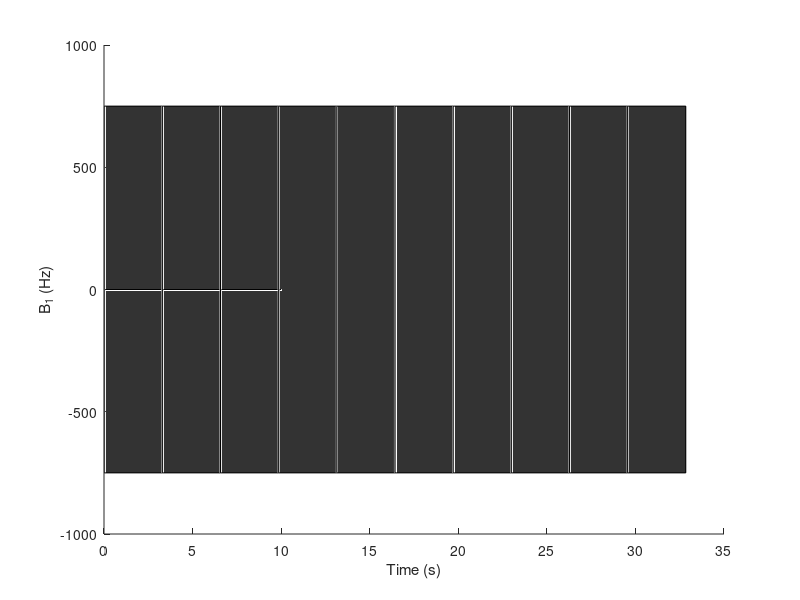

Source code (MATLAB): (Note: this script raises an error after producing the figure.)
close all;
clear all;

addpath('../../function/');
addpath('../../lib_EPGX/')
addpath('../../EPGX-src/')
addpath('../../BlochSimDemo/');
addpath('../../M219/');

%% T1 mapping MOLLI
lSegment = 192;
TR = 17.1;
TI_array = 10.5 + TR * lSegment * ((1:10) - 1);
figure();
b1 = 750;
PhaseEnc = 192;
num_rampup = 0;

HR = 80;
window = round(60*1000 / HR);
RAMP_DOWN = 0;
acq_win = TR*(PhaseEnc+num_rampup+RAMP_DOWN);


line([0,10],[0,0],'Color', 'black')
hold on;

% 3 bSSFP readout
for i = 1:length(TI_array)
    trigger = TI_array(i);
    plot([trigger trigger]/1000, [-b1 b1], 'LineWidth', 1.5, 'Color', [0.8 0.8 0.8])
    rectangle('Position', [trigger/1000 -b1 acq_win/1000 b1*2], 'FaceColor',[0.2 0.2 0.2])
end

xlabel('Time (s)')
ylabel('B_1 (Hz)')

%% Fig. 2
TI_array = 10.5 + TR * lSegment * ((1:10) - 1);
num_rampup = 0;
% npulse = 58 + num_rampup; % Single-shot 
% A final half-alpha 'restore pulse' to return the magnetization into Mz
t_delay = TI_array(1); % TI = 650 ms
flip = 180; % prep flip angle = 180 degree
alpha = 35;
T1 = 1000;
T2 = 45;
df = 0; %Hz


prep = struct;
prep.flip = d2r(flip);
prep.t_delay = t_delay;
M0 = [0 0 1]';
TD = trigger; % ms

RAMP_DOWN = 0;
npulse = 192 + num_rampup + RAMP_DOWN;

%%% User inputs for adiabatic pulse:
adiabatic.mu = 5;   % Phase modulation parameter [dimensionless]
adiabatic.beta1 = 750;   % Frequency modulation parameter [rad/s]
% adiabatic.pulseWidth = 10*2;   % For temporal resolution 0.1ms
adiabatic.pulseWidth = 10.24*2;  % RF pulse duration [ms] % According to siemens 3T
adiabatic.A0 = 0.12;
%% Main Body (8 echo)
figure('Position', [100 100 1600 1000]);
T1_array = [400, 500, 600, 700];

for ttt = 1:length(T1_array)
    T1 = T1_array(ttt);
    TI_array = 10.5 + TR * lSegment * ((1:5) - 1);
    flip1 = pi/2;
    flip2 = pi;
    M01 = [0 0 cos(flip1)];
    Mz01 = M01(3);
    M02 = [0 0 cos(flip2)];
    Mz02 = M02(3);
    df = 0;
    N_ti = 5;
    
    % T2 = 45;
    N = 192;
    %M = zeros(3,N);
    %phi = ([1:N]/N-0.5 ) * 4*pi;
    %phi = zeros(1,N);
    TR = 17.1;
    %TE = TR/2;
    alpha = 5 / 180 * pi;
    dt = TR;
    E1 = exp(-dt / T1);
    
    E10 = exp(-TI_array(1)/T1);
    
    
    Mz_recov_array1 = zeros(1, N);
    Mz_mgre_array1 = zeros(1, N);
    
    Mz1_recov1 = 1 - E10 + Mz01*E10;
    Mz1_mgre1 = 1 - E10 + Mz01*E10;
    
    Mz_recov_total1 = zeros(1, N*N_ti);
    Mz_mgre_total1 = zeros(1, N*N_ti);
    
    
    Mz_recov_array2 = zeros(1, N);
    Mz_mgre_array2 = zeros(1, N);
    
    Mz1_recov2 = 1 - E10 + Mz02*E10;
    Mz1_mgre2 = 1 - E10 + Mz02*E10;
    
    Mz_recov_total2 = zeros(1, N*N_ti);
    Mz_mgre_total2 = zeros(1, N*N_ti);
    for tt = 1:N_ti
        for i = 1:N
            if i == 1
                Mz_recov_array1(i) = Mz1_recov1;
            else
                Mz_recov_array1(i) = 1 - E1 + Mz_recov_array1(i-1) * E1;
            end
        end
        Mz1_recov1 = cos(flip1)*Mz_recov_array1(end);
        Mz_recov_total1((1+(tt-1)*N):(N+(tt-1)*N)) = Mz_recov_array1;
        
        for i = 1:N
            if i == 1
                Mz_mgre_array1(i) = Mz1_mgre1;
            else
                Mz_mgre_array1(i) = 1 - E1 + Mz_mgre_array1(i-1) * cos(alpha) * E1;
            end
        end
        Mz1_mgre1 = cos(flip1)*Mz_mgre_array1(end);
        Mz_mgre_total1((1+(tt-1)*N):(N+(tt-1)*N)) = Mz_mgre_array1;
        
        
        for i = 1:N
            if i == 1
                Mz_recov_array2(i) = Mz1_recov2;
            else
                Mz_recov_array2(i) = 1 - E1 + Mz_recov_array2(i-1) * E1;
            end
        end
        Mz1_recov2 = cos(flip2)*Mz_recov_array2(end);
        Mz_recov_total2((1+(tt-1)*N):(N+(tt-1)*N)) = Mz_recov_array2;
        
        for i = 1:N
            if i == 1
                Mz_mgre_array2(i) = Mz1_mgre2;
            else
                Mz_mgre_array2(i) = 1 - E1 + Mz_mgre_array2(i-1) * cos(alpha) * E1;
            end
        end
        Mz1_mgre2 = cos(flip2)*Mz_mgre_array2(end);
        Mz_mgre_total2((1+(tt-1)*N):(N+(tt-1)*N)) = Mz_mgre_array2;
    end
%     
%     t = (1:N* N_ti) * TR;
%     figure();
%     plot(t/1000, Mz_mgre_total1,'LineWidth', 2);
%     hold on;
%     plot(t/1000, Mz_mgre_total2, 'LineWidth', 2);
%     legend({'SR', 'IR'}, 'Location', 'SouthEast');
%     grid on;
%     ylabel('M_z'); xlabel('Time (s)');
    
    %
    N = 96;
    N_ti = 10;
    M03 = [0 0 cos(flip1)];
    Mz03 = M03(3);
    Mz_recov_array3 = zeros(1, N);
    Mz_mgre_array3 = zeros(1, N);
    
    Mz1_recov3 = 1 - E10 + Mz03*E10;
    Mz1_mgre3 = 1 - E10 + Mz03*E10;
    
    Mz_recov_total3 = zeros(1, N*N_ti);
    Mz_mgre_total3 = zeros(1, N*N_ti);
    for tt = 1:N_ti
        
        for i = 1:N
            if i == 1
                Mz_recov_array3(i) = Mz1_recov3;
            else
                Mz_recov_array3(i) = 1 - E1 + Mz_recov_array3(i-1) * E1;
            end
        end
        Mz1_recov3 = cos(flip1)*Mz_recov_array3(end);
        Mz_recov_total3((1+(tt-1)*N):(N+(tt-1)*N)) = Mz_recov_array3;
        
        for i = 1:N
            if i == 1
                Mz_mgre_array3(i) = Mz1_mgre3;
            else
                Mz_mgre_array3(i) = 1 - E1 + Mz_mgre_array3(i-1) * cos(alpha) * E1;
            end
        end
        Mz1_mgre3 = cos(flip1)*Mz_mgre_array3(end);
        Mz_mgre_total3((1+(tt-1)*N):(N+(tt-1)*N)) = Mz_mgre_array3;
    end
    
    t = (1:N* N_ti) * TR;
    subplot(2,2,ttt);
    plot(t/1000, Mz_mgre_total1,'LineWidth', 3);
    hold on;
    plot(t/1000, Mz_mgre_total2, 'LineWidth', 2);
    plot(t/1000, Mz_mgre_total3, 'LineWidth', 1.5);
    legend({'SR 1-shot', 'IR', 'SR 2-shot'}, 'Location', 'SouthEast');
    grid on;
    ylabel('M_z'); xlabel('Time (s)');
    title(['T1 = ', num2str(T1), ' ms']);
end

%% Main Body 2 (6 echo)
figure('Position', [100 100 1600 1000]);
T1_array = [400, 500, 600, 700];
for ttt = 1:length(T1_array)
    T1 = T1_array(ttt);
    TI_array = 10.5 + TR * lSegment * ((1:5) - 1);
    flip1 = pi/2;
    flip2 = pi;
    M01 = [0 0 cos(flip1)];
    Mz01 = M01(3);
    M02 = [0 0 cos(flip2)];
    Mz02 = M02(3);
    df = 0;
    
    % T2 = 45;
    N = 192;
    %M = zeros(3,N);
    %phi = ([1:N]/N-0.5 ) * 4*pi;
    %phi = zeros(1,N);
    TR = 11.3;
    %TE = TR/2;
    alpha = 5 / 180 * pi;
    dt = TR;
    E1 = exp(-dt / T1);
    E10 = exp(-TI_array(1)/T1);
    N_ti = length(TI_array);
    
    Mz_recov_array1 = zeros(1, N);
    Mz_mgre_array1 = zeros(1, N);
    
    Mz1_recov1 = 1 - E10 + Mz01*E10;
    Mz1_mgre1 = 1 - E10 + Mz01*E10;
    
    Mz_recov_total1 = zeros(1, N*N_ti);
    Mz_mgre_total1 = zeros(1, N*N_ti);
    
    
    Mz_recov_array2 = zeros(1, N);
    Mz_mgre_array2 = zeros(1, N);
    
    Mz1_recov2 = 1 - E10 + Mz02*E10;
    Mz1_mgre2 = 1 - E10 + Mz02*E10;
    
    Mz_recov_total2 = zeros(1, N*N_ti);
    Mz_mgre_total2 = zeros(1, N*N_ti);
    for tt = 1:N_ti
        
        for i = 1:N
            if i == 1
                Mz_recov_array1(i) = Mz1_recov1;
            else
                Mz_recov_array1(i) = 1 - E1 + Mz_recov_array1(i-1) * E1;
            end
        end
        Mz1_recov1 = cos(flip1)*Mz_recov_array1(end);
        Mz_recov_total1((1+(tt-1)*N):(N+(tt-1)*N)) = Mz_recov_array1;
        
        for i = 1:N
            if i == 1
                Mz_mgre_array1(i) = Mz1_mgre1;
            else
                Mz_mgre_array1(i) = 1 - E1 + Mz_mgre_array1(i-1) * cos(alpha) * E1;
            end
        end
        Mz1_mgre1 = cos(flip1)*Mz_mgre_array1(end);
        Mz_mgre_total1((1+(tt-1)*N):(N+(tt-1)*N)) = Mz_mgre_array1;
        
        
        for i = 1:N
            if i == 1
                Mz_recov_array2(i) = Mz1_recov2;
            else
                Mz_recov_array2(i) = 1 - E1 + Mz_recov_array2(i-1) * E1;
            end
        end
        Mz1_recov2 = cos(flip2)*Mz_recov_array2(end);
        Mz_recov_total2((1+(tt-1)*N):(N+(tt-1)*N)) = Mz_recov_array2;
        
        for i = 1:N
            if i == 1
                Mz_mgre_array2(i) = Mz1_mgre2;
            else
                Mz_mgre_array2(i) = 1 - E1 + Mz_mgre_array2(i-1) * cos(alpha) * E1;
            end
        end
        Mz1_mgre2 = cos(flip2)*Mz_mgre_array2(end);
        Mz_mgre_total2((1+(tt-1)*N):(N+(tt-1)*N)) = Mz_mgre_array2;
    end
%     
%     t = (1:N* N_ti) * TR;
%     figure();
%     plot(t/1000, Mz_mgre_total1,'LineWidth', 2);
%     hold on;
%     plot(t/1000, Mz_mgre_total2, 'LineWidth', 2);
%     legend({'SR', 'IR'}, 'Location', 'SouthEast');
%     grid on;
%     ylabel('M_z'); xlabel('Time (s)');
    
    %
    N = 96;
    N_ti = 10;
    M03 = [0 0 cos(flip1)];
    Mz03 = M03(3);
    Mz_recov_array3 = zeros(1, N);
    Mz_mgre_array3 = zeros(1, N);
    
    Mz1_recov3 = 1 - E10 + Mz03*E10;
    Mz1_mgre3 = 1 - E10 + Mz03*E10;
    
    Mz_recov_total3 = zeros(1, N*N_ti);
    Mz_mgre_total3 = zeros(1, N*N_ti);
    for tt = 1:N_ti
        
        for i = 1:N
            if i == 1
                Mz_recov_array3(i) = Mz1_recov3;
            else
                Mz_recov_array3(i) = 1 - E1 + Mz_recov_array3(i-1) * E1;
            end
        end
        Mz1_recov3 = cos(flip1)*Mz_recov_array3(end);
        Mz_recov_total3((1+(tt-1)*N):(N+(tt-1)*N)) = Mz_recov_array3;
        
        for i = 1:N
            if i == 1
                Mz_mgre_array3(i) = Mz1_mgre3;
            else
                Mz_mgre_array3(i) = 1 - E1 + Mz_mgre_array3(i-1) * cos(alpha) * E1;
            end
        end
        Mz1_mgre3 = cos(flip1)*Mz_mgre_array3(end);
        Mz_mgre_total3((1+(tt-1)*N):(N+(tt-1)*N)) = Mz_mgre_array3;
    end
    
    t = (1:N* N_ti) * TR;
    subplot(2,2,ttt);
    plot(t/1000, Mz_mgre_total1,'LineWidth', 3);
    hold on;
    plot(t/1000, Mz_mgre_total2, 'LineWidth', 2);
    plot(t/1000, Mz_mgre_total3, 'LineWidth', 1.5);
    legend({'SR 1-shot', 'IR', 'SR 2-shot'}, 'Location', 'SouthEast');
    grid on;
    ylabel('M_z'); xlabel('Time (s)');
    title(['T1 = ', num2str(T1), ' ms']);
end

%% A more precise simulation
df = 0;
N_ti = 5;
N = 192;
T1_array = 300:10:800;

flip_prep_array = [pi/2, pi];
Nshot_array = [1, 2];
TI_array = [10:10:1000];
TR = 17.1;
alpha = 5 / 180 * pi;
dt = 0.1;
T2 = 45;
clear Mz_recov_TE_dict;

for tff = 1:length(flip_prep_array)
    flip_prep = flip_prep_array(tff);
    for tnn = 1:length(Nshot_array)
        Nshot = Nshot_array(tnn);
        for t11 = 1:length(T1_array)
            T1 = T1_array(t11);
            for tii = 1:length(TI_array)
                TI = TI_array(tii);
                disp(['T1: ', num2str(T1), ' ms']);
                disp(['TI: ', num2str(TI), ' ms']);
                %tic;
                total_time = (TI*Nshot + TR * N) * N_ti;
                t = [dt:dt:total_time];
                
                Nstep_TI = TI / dt;
                Nstep_mgre = TR * N / dt / Nshot;
                E1 = exp(-dt / T1);
                E2 = exp(-dt / T2);
                Mz_recov_array = [];
                Mxy_recov_array = [];
                M0 = [0 0 cos(flip_prep)];
                Mz0 = M0(3);
                Mxy0 = M0(1);
                Nprep = 5;
                for p = 1:Nprep
                    for s = 1:Nshot
                        Mz_TI_recov_array = zeros(1, Nstep_TI);
                        Mxy_TI_recov_array = zeros(1, Nstep_TI);
                        for i = 1:Nstep_TI
                            if i == 1
                                Mz_TI_recov_array(i) = Mz0;
                                Mxy_TI_recov_array(i) = Mxy0;
                            else
                                Mz_TI_recov_array(i) = 1 - E1 + Mz_TI_recov_array(i-1) * E1;
                                Mxy_TI_recov_array(i) = Mxy_TI_recov_array(i-1)*E2;
                            end
                        end
                        
                        Mz1 = Mz_TI_recov_array(end);
                        Mxy1 = Mxy_TI_recov_array(end);
                        Mz_mgre_recov_array = zeros(1, Nstep_mgre);
                        Mxy_mgre_recov_array = zeros(1, Nstep_mgre);
                        Nstep_TR = TR/dt;
                        for i = 1:Nstep_mgre
                            
                            if mod(i-1, Nstep_TR) == 0
                                if i == 1
                                    Mz_mgre_recov_array(i) = 1 - E1 + Mz1 * cos(alpha) * E1;
                                    Mxy_mgre_recov_array(i) = Mz1 * sin(alpha) * E2;
                                else
                                    Mz_mgre_recov_array(i) = 1 - E1 + Mz_mgre_recov_array(i-1) * cos(alpha) * E1;
                                    Mxy_mgre_recov_array(i) = Mz_mgre_recov_array(i-1) * sin(alpha) * E2;
                                end
                            else
                                Mz_mgre_recov_array(i) = 1 - E1 + Mz_mgre_recov_array(i-1) * E1;
                                Mxy_mgre_recov_array(i) = Mxy_mgre_recov_array(i-1) * E2;
                            end
                        end
                        Mz0 = cos(flip_prep)*Mz_mgre_recov_array(end);
                        Mxy0 = cos(flip_prep)*Mxy_mgre_recov_array(end);
                        Mz_recov_array = [Mz_recov_array, Mz_TI_recov_array, Mz_mgre_recov_array];
                        Mxy_recov_array = [Mxy_recov_array, Mxy_TI_recov_array, Mxy_mgre_recov_array];
                    end
                end
                TE_array = [1.4, 3.4, 5.4, 7.4, 9.4, 11.4, 13.4, 15.4];
                Nstep_TE_array = round(TE_array / dt);
                Nstep_TR = round(TR/dt);
                Nstep_TE_indices = [];
                for i = 1:Nprep
                    for k = 1:Nshot
                        for j = 1:(N/Nshot)
                            Nstep_TE_indices = [Nstep_TE_indices, (Nshot*(i-1)+k-1)*(N/Nshot)*Nstep_TR + (Nshot*(i-1)+k)*Nstep_TI + (j-1)*Nstep_TR + Nstep_TE_array];
                        end
                    end
                end
                %toc;
                Mz_recov_TE = Mz_recov_array(Nstep_TE_indices);
                Mz_recov_TE_dict(:,:,tii,t11,tnn,tff) = Mz_recov_TE;
            end
        end
    end
end
%%
figure(); plot(Mz_recov_array, 'LineWidth', 1.5); hold on;
for i = 1:Nshot*Nprep
    x = i*Nstep_TI + (i-1) * Nstep_mgre;
    plot([x x], [-1 1], 'k', 'LineWidth', 0.5);
    x_init = (i-1)*Nstep_TI + (i-1) * Nstep_mgre;
    plot([x_init x_init], [-1 1], 'k', 'LineWidth', 0.5);
end

figure(); plot(Mxy_recov_array, 'LineWidth', 1.5);
%% TE dict generation (Not necessary)
TE_array = [1.4, 3.4, 5.4, 7.4, 9.4, 11.4, 13.4, 15.4];
Nstep_TE_array = round(TE_array / dt);
Nstep_TR = round(TR/dt);
clear Nstep_TE_indices_dict;
for tff = 1:length(flip_prep_array)
    flip_prep = flip_prep_array(tff);
    for tnn = 1:length(Nshot_array)
        Nshot = Nshot_array(tnn);
        for tii = 1:length(TI_array)
            TI = TI_array(tii);
            Nstep_TI = round(TI/dt);
            Nstep_TE_indices = [];
            for i = 1:Nprep
                for k = 1:Nshot
                    for j = 1:(N/Nshot)
                        Nstep_TE_indices = [Nstep_TE_indices, (Nshot*(i-1)+k-1)*(N/Nshot)*Nstep_TR + (Nshot*(i-1)+k)*Nstep_TI + (j-1)*Nstep_TR + Nstep_TE_array];
                    end
                end
            end
            Nstep_TE_indices_dict(:,:,tii,tnn) = Nstep_TE_indices;
        end
    end
end
%% 
figure();, plot(Mz_recov_TE_dict(:,:,100,26,1,1));ylim([-1 1]);
SumSQRT = @(x,y) sum(sqrt((x-y).^2));
%Mz_recov_TE = Mz_recov_array(Nstep_TE_indices);
%figure(); plot(t(Nstep_TE_indices)/1000, Mz_recov_TE + 0.1*randn(1,length(Mz_recov_TE)), 'LineWidth', 1.5);

clear Mz_recov_TE_dict_noise;
T1_array2 = [400, 500, 600, 700];
for tff = 1:length(flip_prep_array)
    flip_prep = flip_prep_array(tff);
    for tnn = 1:length(Nshot_array)
        Nshot = Nshot_array(tnn);
        for t11 = 1:length(T1_array2)
            T1 = T1_array2(t11);
            idx = find(T1 == T1_array);
            for tii = 1:length(TI_array)
                TI = TI_array(tii);
                Mz_recov_TE_dict_noise(:,:,tii,t11,tnn,tff) = Mz_recov_TE_dict(:,:,tii,idx,tnn,tff) + 0.1*randn(1,length(Nstep_TE_indices));
            end
        end
    end
end
%%
t11 = 4;
Mz_recov_TE_noise = Mz_recov_TE_dict_noise(:,:,:,t11,:,:);
RMS_mat = zeros(length(TI_array), length(T1_array), length(Nshot_array), length(flip_prep_array));
for tff = 1:length(flip_prep_array)
    flip_prep = flip_prep_array(tff);
    for tnn = 1:length(Nshot_array)
        Nshot = Nshot_array(tnn);
        for tii = 1:length(TI_array)
            TI = TI_array(tii);
            for t11 = 1:length(T1_array)
                T1 = T1_array(t11);
                RMS_mat(tii, t11, tnn, tff) = SumSQRT(Mz_recov_TE_noise(:,:,tii,1,tnn,tff), Mz_recov_TE_dict(:,:,tii,t11,tnn,tff));         
            end
        end
    end
end

RMS_min = min(RMS_mat(:));
%%
idx = find(RMS_mat == RMS_min);
[r, c, v, l] = ind2sub(size(RMS_mat),idx);
figure();, plot(Mz_recov_TE_dict_noise(:,:,r,1,v,l));ylim([-1 1]);
figure();, plot(Mz_recov_TE_dict(:,:,r,c,v,l));ylim([-1 1]);
% r is TI
% c is T1
% v is Nshot 1 - 1shot, 2 - 2shots
% l is flip_prep: 1 - SR, 2 - IR
%y = awgn(Mz_recov_TE,10,'measured');

%figure(); plot(t(Nstep_TE_indices),Mxy_recov_array(Nstep_TE_indices), 'LineWidth', 1.5);
%one_rep_Mz(1:N) = Mz_recov_array;

%% After Discuss with Randy
% No need to iterate TI, but change the N (#ofSegment)
df = 0;
N_ti = 5;
N_array = [64:2:256];
T1_array = 300:2:800;

flip_prep_array = [pi/2, pi];
Nshot = 1;
TI = 10.5;
TR = 17.1;
alpha = 5 / 180 * pi;
dt = 0.1;
T2 = 45;
clear Mz_recov_TE_dict;
Mz_recov_TE_dict = cell(length(T1_array), length(N_array), length(flip_prep_array));
for n = 1:length(N_array)
    N = N_array(n);
for tff = 1:length(flip_prep_array)
    flip_prep = flip_prep_array(tff);
        for t11 = 1:length(T1_array)
            T1 = T1_array(t11);
            disp(['T1: ', num2str(T1), ' ms']);
            disp(['N: ', num2str(N), ' seg']);
            %tic;
            total_time = (TI*Nshot + TR * N) * N_ti;
            t = [dt:dt:total_time];
            
            Nstep_TI = TI / dt;
            Nstep_mgre = round(TR * N / dt / Nshot);
            E1 = exp(-dt / T1);
            E2 = exp(-dt / T2);
            Mz_recov_array = [];
            Mxy_recov_array = [];
            M0 = [0 0 cos(flip_prep)];
            Mz0 = M0(3);
            Mxy0 = M0(1);
            Nprep = 5;
            for p = 1:Nprep
                for s = 1:Nshot
                    Mz_TI_recov_array = zeros(1, Nstep_TI);
                    Mxy_TI_recov_array = zeros(1, Nstep_TI);
                    for i = 1:Nstep_TI
                        if i == 1
                            Mz_TI_recov_array(i) = Mz0;
                            Mxy_TI_recov_array(i) = Mxy0;
                        else
                            Mz_TI_recov_array(i) = 1 - E1 + Mz_TI_recov_array(i-1) * E1;
                            Mxy_TI_recov_array(i) = Mxy_TI_recov_array(i-1)*E2;
                        end
                    end
                    
                    Mz1 = Mz_TI_recov_array(end);
                    Mxy1 = Mxy_TI_recov_array(end);
                    Mz_mgre_recov_array = zeros(1, Nstep_mgre);
                    Mxy_mgre_recov_array = zeros(1, Nstep_mgre);
                    Nstep_TR = TR/dt;
                    for i = 1:Nstep_mgre
                        
                        if mod(i-1, Nstep_TR) == 0
                            if i == 1
                                Mz_mgre_recov_array(i) = 1 - E1 + Mz1 * cos(alpha) * E1;
                                Mxy_mgre_recov_array(i) = Mz1 * sin(alpha) * E2;
                            else
                                Mz_mgre_recov_array(i) = 1 - E1 + Mz_mgre_recov_array(i-1) * cos(alpha) * E1;
                                Mxy_mgre_recov_array(i) = Mz_mgre_recov_array(i-1) * sin(alpha) * E2;
                            end
                        else
                            Mz_mgre_recov_array(i) = 1 - E1 + Mz_mgre_recov_array(i-1) * E1;
                            Mxy_mgre_recov_array(i) = Mxy_mgre_recov_array(i-1) * E2;
                        end
                    end
                    Mz0 = cos(flip_prep)*Mz_mgre_recov_array(end);
                    Mxy0 = cos(flip_prep)*Mxy_mgre_recov_array(end);
                    Mz_recov_array = [Mz_recov_array, Mz_TI_recov_array, Mz_mgre_recov_array];
                    Mxy_recov_array = [Mxy_recov_array, Mxy_TI_recov_array, Mxy_mgre_recov_array];
                end
            end
            % TE_array = [1.4, 3.4, 5.4, 7.4, 9.4, 11.4, 13.4, 15.4];
            TE_array = [1.4]; % Only looking at first-echo
            Nstep_TE_array = round(TE_array / dt);
            Nstep_TR = round(TR/dt);
            Nstep_TE_indices = [];
            for i = 1:Nprep
                for k = 1:Nshot
                    for j = 1:(N/Nshot)
                        Nstep_TE_indices = [Nstep_TE_indices, (Nshot*(i-1)+k-1)*(N/Nshot)*Nstep_TR + (Nshot*(i-1)+k)*Nstep_TI + (j-1)*Nstep_TR + Nstep_TE_array];
                    end
                end
            end
            %toc;
            Mz_recov_TE = Mz_recov_array(Nstep_TE_indices);
            Mz_recov_TE_dict{t11, n, tff} = Mz_recov_TE;
        end
    end
end

%% Adding noise 100 times
% figure(); plot(Mz_recov_TE_dict{1, 1, 1});
iters = 100;
Mz_recov_TE_dict_noise = cell(length(T1_array), length(N_array), length(flip_prep_array), iters);
T1_array2 = [400, 500, 600, 700];
for its = 1:iters
    for n = 1:length(N_array)
        N = N_array(n);
        for tff = 1:length(flip_prep_array)
            flip_prep = flip_prep_array(tff);
            for t11 = 1:length(T1_array2)
                T1 = T1_array2(t11);
                idx = find(T1 == T1_array);
                Mz_recov_TE_dict_noise{t11, n, tff, its} = Mz_recov_TE_dict{idx, n, tff} + 0.1*randn(1,length(Mz_recov_TE_dict{idx, n, tff}));
            end
        end
    end
end
%% Plot
n = 65;
N = N_array(n);
total_time = (TI*Nshot + TR * N) * N_ti;
t = [dt:dt:total_time];
figure();
plot(Mz_recov_TE_dict_noise{1, n, 1, 1});
hold on;
plot(Mz_recov_TE_dict{51, n, 1}, 'LineWidth', 1.5);
ylim([-1.2 1.2]);
%% Plot abs value
n = 65;
N = N_array(n);
total_time = (TI*Nshot + TR * N) * N_ti;
t = [dt:dt:total_time];
figure();
plot(abs(Mz_recov_TE_dict_noise{4, n, 2, 1}(end-N+1:end)));
hold on;
plot(abs(Mz_recov_TE_dict{201, n, 2}(end-N+1:end)), 'LineWidth', 1.5);
ylim([0 1.2]);
%% Plot inverted abs value
n = 65;
N = N_array(n);
total_time = (TI*Nshot + TR * N) * N_ti;
t = [dt:dt:total_time];
figure();
Mz_recov_TE_noise_abs = abs(Mz_recov_TE_dict_noise{4, n, 2, 1}(end-N+1:end));
idx = find(Mz_recov_TE_noise_abs == min(Mz_recov_TE_noise_abs));
Mz_recov_TE_noise_abs(1:idx) = -Mz_recov_TE_noise_abs(1:idx);
plot(Mz_recov_TE_noise_abs);
hold on;
plot(Mz_recov_TE_dict{201, n, 2}(end-N+1:end), 'LineWidth', 1.5);
ylim([-1.2 1.2]);
%% Dictionary Matching
SumSQRT = @(x,y) sum(sqrt((x-y).^2))/length(x);
figure();
error_mat_cat = [];
best_fit_mat = zeros(length(T1_array2), length(N_array), length(flip_prep_array), iters);
for t111 = 1:length(T1_array2)
    Mz_recov_TE_noise = cell(length(N_array), length(flip_prep_array), iters);
    for n = 1:length(N_array)
        N = N_array(n);
        for tff = 1:length(flip_prep_array)
            flip_prep = flip_prep_array(tff);
            for its = 1:iters
                temp = abs(Mz_recov_TE_dict_noise{t111,n,tff,its}(end-N+1:end)); % Changed to absolute value
                % Added for a more realistic case
                %if tff == 2
                %    idx = find(temp == min(temp));
                %    temp(1:idx) = -temp(1:idx);
                %end
                Mz_recov_TE_noise{n,tff,its} = temp;
            end
        end
    end
    
    RMS_mat = zeros(length(T1_array), length(N_array), length(flip_prep_array), iters);
    for n = 1:length(N_array)
        N = N_array(n);
        for tff = 1:length(flip_prep_array)
            flip_prep = flip_prep_array(tff);
            for t11 = 1:length(T1_array)
                T1 = T1_array(t11);
                for its = 1:iters
                    RMS_mat(t11, n, tff, its) = SumSQRT(Mz_recov_TE_noise{n,tff,its}, abs(Mz_recov_TE_dict{t11,n,tff}(end-N+1:end)));
                end
            end
        end
    end
    
    for n = 1:length(N_array)
        N = N_array(n);
        for tff = 1:length(flip_prep_array)
            flip_prep = flip_prep_array(tff);
            for its = 1:iters
                best_fit_mat(t111, n,tff,its) = T1_array(find(RMS_mat(:,n,tff,its) == min(RMS_mat(:,n,tff,its))));
            end
        end
    end
%     error_mat = abs(best_fit_mat - T1_array2(t111));
%     subplot(2,2,t111);
%     imagesc(error_mat); colorbar; caxis([0 50]);
%     title(['T1 = ', num2str(T1_array2(t111)), ' ms']);
end
%% Plot precision and accuracy
best_fit_mat_stats = zeros(length(T1_array2), length(N_array), length(flip_prep_array), 2);
error_mat = zeros(length(T1_array2), length(N_array), length(flip_prep_array), 2);

for t111 = 1:length(T1_array2)
    for n = 1:length(N_array)
        for tff = 1:length(flip_prep_array)
            best_fit_mat_stats(t111,n,tff,1) = mean(squeeze(best_fit_mat(t111,n,tff,:)));
            best_fit_mat_stats(t111,n,tff,2) = std(squeeze(best_fit_mat(t111,n,tff,:)));
        end
    end
    error_mat(t111,:,:,1) = abs(best_fit_mat_stats(t111,:,:,1) - T1_array2(t111));
    error_mat(t111,:,:,2) = best_fit_mat_stats(t111,:,:,2);
end


figure();
ytlbl = 64:16:256;
yt = 1:8:length(64:2:256);
xt = [1,2];
xtlbl = {'SR', 'IR'};
for t111 = 1:length(T1_array2)
    subplot(2,2,t111);
    imagesc(squeeze(error_mat(t111,:,:,1))); colorbar; caxis([0 10]);
    title(['T1 = ', num2str(T1_array2(t111)), ' ms']);
    set(gca, 'XTick',xt, 'XTickLabel',xtlbl);
    set(gca, 'YTick',yt, 'YTickLabel',ytlbl);
end

figure();
for t111 = 1:length(T1_array2)
    subplot(2,2,t111);
    imagesc(squeeze(error_mat(t111,:,:,2))); colorbar; caxis([0 30]);
    title(['T1 = ', num2str(T1_array2(t111)), ' ms']);
    set(gca, 'XTick',xt, 'XTickLabel',xtlbl);
    set(gca, 'YTick',yt, 'YTickLabel',ytlbl);
end

%% Plot curves to find optimal
figure();
xtlbl = 64:32:256;
xt = 1:16:length(64:2:256);
for t111 = 1:length(T1_array2)
    subplot(2,2,t111);
    plot(error_mat(t111,:,2,1)); ylim([0 30]); hold on;
    y = medfilt1(error_mat(t111,:,2,1), 20);
    plot(y);
    ylabel('Absolute Error (ms)'); xlabel('# of Segments');
    set(gca, 'XTick',xt, 'XTickLabel',xtlbl);
    title(['T1 = ', num2str(T1_array2(t111)), ' ms']);
end

figure();
xtlbl = 64:32:256;
xt = 1:16:length(64:2:256);
seg_array = 64:2:256;
idx_array = 1:length(seg_array);
for t111 = 1:length(T1_array2)
    subplot(2,2,t111);
    plot(error_mat(t111,:,2,2)); ylim([0 35]); hold on; %ylim([0 0.05]);% 
    y_temp = [repmat(error_mat(t111,1,2,2), [1, 10]), error_mat(t111,:,2,2)];
    y_med = medfilt1(y_temp, 10);
    y_med = y_med(11:end);
    plot(y_med, 'LineWidth', 1.5);
    y = mean(error_mat(t111,end-33:end,2,2));
    y_sd = std(error_mat(t111,end-33:end,2,2));
    yline(y);
    yline(y+2*y_sd, 'k--', 'LineWidth', 1);
    yline(y-2*y_sd, 'k--', 'LineWidth', 1);
    xx = idx_array(find(y_med < y+2*y_sd == 1, 1));
    xline(xx);
    xxlbl = seg_array(find(y_med < y+2*y_sd == 1, 1));
    ylabel('Absolute Error (ms)'); xlabel('# of Segments');
    set(gca, 'XTick',xt, 'XTickLabel',xtlbl);
    title(['T1 = ', num2str(T1_array2(t111)), ' ms']);
    text(xx+5, 25, ['X = ', num2str(xxlbl)]);
end
%% Save mat
save_results = ['IRorSR_SimPhantom.mat']
%clear twix.obj;
%cd(fid_path);
save_dir = GetFullPath(cat(2, mainpath, '/../../../Data/Results/Simulation/'));
if ~exist(save_dir, 'dir')
   mkdir(save_dir); 
end
save(cat(2, save_dir, save_results), 'Mz_recov_TE_dict', 'Mz_recov_TE_dict_noise', 'T1_array', 'N_array', 'flip_prep_array', 'its', 'RMS_mat', 'best_fit_mat',...
    'best_fit_mat_stats', 'error_mat');
%[Atr,Btr] = freeprecess(TR,T1,T2,df);
%[Ate,Bte] = freeprecess(TE,T1,T2,df);
%Rflip = yrot(alpha);
% for k = 1:N
%     [M1sig,M1] = gssignal(alpha,T1,T2,TE,TR,df,phi(k));
%     M(:,k)=M1;
% end
%Mss = inv(eye(3)-Ate*Rflip*Atr) * (Ate*Rflip*Btr+Bte);

%[t, Mz_total, Mxy_readout, t_readout] = seq_block_noMT2(TD, npulse, T1, T2, alpha, TR, prep, Mz0, df, RAMP_DOWN)